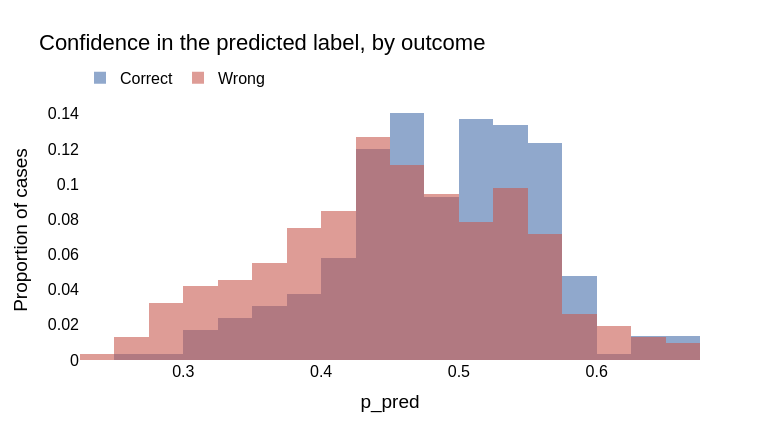

The cell this chart's notebook holds for it:
### Code cell
import plotly.graph_objects as go

fig = go.Figure()
for lab, name, col in [(1, "Correct", "rgba(70,110,170,0.6)"),
                       (0, "Wrong", "rgba(200,90,80,0.6)")]:
    fig.add_histogram(x=df.loc[df["correct"] == lab, "p_pred"], name=name,
                      marker_color=col, xbins=dict(start=0, end=1, size=0.025),
                      histnorm="probability")
fig.update_layout(
    barmode="overlay",
    title=dict(text="Confidence in the predicted label, by outcome"),
    xaxis_title="p_pred", yaxis_title="Proportion of cases",
    font=dict(family="Arial", size=16, color="black"),
    plot_bgcolor="white", width=780, height=440,
    legend=dict(orientation="h", yanchor="bottom", y=1.02, x=0),
)
fig.show()

### Figure 1 — Plotly figure (JSON) as saved in the notebook; plotly's stock layout.template omitted (floating-point values rounded to 4 significant figures; data arrays with more than 128 entries replaced by an {"elided": "..."} marker saying what was removed)
{"data": [{"histnorm": "probability", "marker": {"color": "rgba(70,110,170,0.6)"}, "name": "Correct", "type": "histogram", "x": {"elided": "292 float values"}, "xbins": {"end": 1, "size": 0.025, "start": 0}}, {"histnorm": "probability", "marker": {"color": "rgba(200,90,80,0.6)"}, "name": "Wrong", "type": "histogram", "x": {"elided": "307 float values"}, "xbins": {"end": 1, "size": 0.025, "start": 0}}], "layout": {"barmode": "overlay", "font": {"color": "black", "family": "Arial", "size": 16}, "height": 440, "legend": {"orientation": "h", "x": 0, "y": 1.02, "yanchor": "bottom"}, "plot_bgcolor": "white", "title": {"text": "Confidence in the predicted label, by outcome"}, "width": 780, "xaxis": {"title": {"text": "p_pred"}}, "yaxis": {"title": {"text": "Proportion of cases"}}}}
